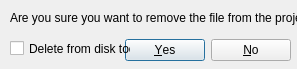
<?xml version="1.0" encoding="UTF-8"?>
<ui version="4.0">
 <class>DeleteFileDialog</class>
 <widget class="QDialog" name="DeleteFileDialog">
  <property name="geometry">
   <rect>
    <x>0</x>
    <y>0</y>
    <width>297</width>
    <height>69</height>
   </rect>
  </property>
  <property name="windowTitle">
   <string>Remove File</string>
  </property>
  <widget class="QDialogButtonBox" name="btnsDialog">
   <property name="geometry">
    <rect>
     <x>70</x>
     <y>30</y>
     <width>221</width>
     <height>41</height>
    </rect>
   </property>
   <property name="orientation">
    <enum>Qt::Horizontal</enum>
   </property>
   <property name="standardButtons">
    <set>QDialogButtonBox::No|QDialogButtonBox::Yes</set>
   </property>
  </widget>
  <widget class="QLabel" name="lblMessage">
   <property name="geometry">
    <rect>
     <x>10</x>
     <y>10</y>
     <width>301</width>
     <height>16</height>
    </rect>
   </property>
   <property name="text">
    <string>Are you sure you want to remove the file from the project?</string>
   </property>
  </widget>
  <widget class="QCheckBox" name="chkDisk">
   <property name="geometry">
    <rect>
     <x>10</x>
     <y>40</y>
     <width>121</width>
     <height>17</height>
    </rect>
   </property>
   <property name="text">
    <string>Delete from disk too</string>
   </property>
  </widget>
 </widget>
 <resources/>
 <connections>
  <connection>
   <sender>btnsDialog</sender>
   <signal>accepted()</signal>
   <receiver>DeleteFileDialog</receiver>
   <slot>accept()</slot>
   <hints>
    <hint type="sourcelabel">
     <x>248</x>
     <y>254</y>
    </hint>
    <hint type="destinationlabel">
     <x>157</x>
     <y>274</y>
    </hint>
   </hints>
  </connection>
  <connection>
   <sender>btnsDialog</sender>
   <signal>rejected()</signal>
   <receiver>DeleteFileDialog</receiver>
   <slot>reject()</slot>
   <hints>
    <hint type="sourcelabel">
     <x>316</x>
     <y>260</y>
    </hint>
    <hint type="destinationlabel">
     <x>286</x>
     <y>274</y>
    </hint>
   </hints>
  </connection>
 </connections>
</ui>
